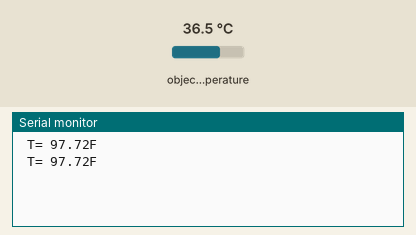
Recording of a sketch running on a simulated Arduino Uno, built with avr-gcc and run on an emulated ATmega328P. Shown: the last lines printed to the serial monitor. The inputs (shaded band) are chosen by the test bench; at power-on: object temperature 36.5 °C.

Above: at 3.2 s.
3.3 s: object temperature set to 20 °C
At 4.6 s:
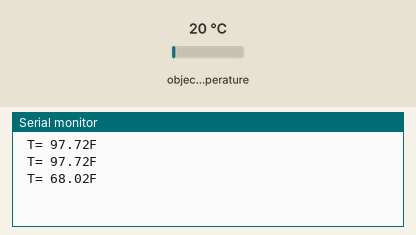
4.8 s: object temperature set to 26 °C
At 5.8 s:
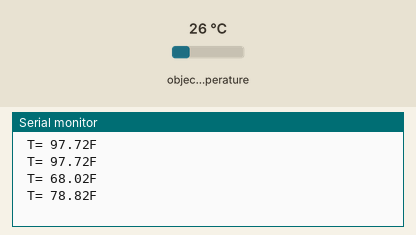
Timing chart, 0 to 7.8 s (numbered marks = the images above; inputs shaded):
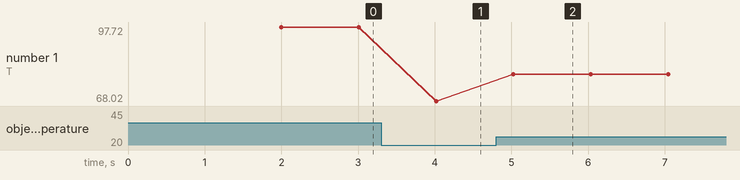

Measured:
- after the input at 3.3 s, the serial monitor: prints a new line after 0.72 s (image 1)
- after the input at 4.8 s, the serial monitor: prints a new line after 0.23 s (image 2)
- plotted number 1: 97.72 → 68.02 after the input at 3.3 s, 68.02 → 78.82 after the input at 4.8 s

The sketch:

sketch_aug30a.ino
```cpp
#include <Adafruit_MLX90614.h>
Adafruit_MLX90614 mlx = Adafruit_MLX90614();


#include <SoftwareSerial.h>
SoftwareSerial espSerial(5, 6);


String str;
void setup(){
Serial.begin(9600);
  espSerial.begin(9600);
  mlx.begin();
  delay(2000);
}

void loop()
{
  float temp = mlx.readObjectTempF();

  Serial.print(" T= ");
  Serial.print(temp);
  Serial.println("F");
  str = String(temp);
  espSerial.println(str);
  delay(1000);
}
```
